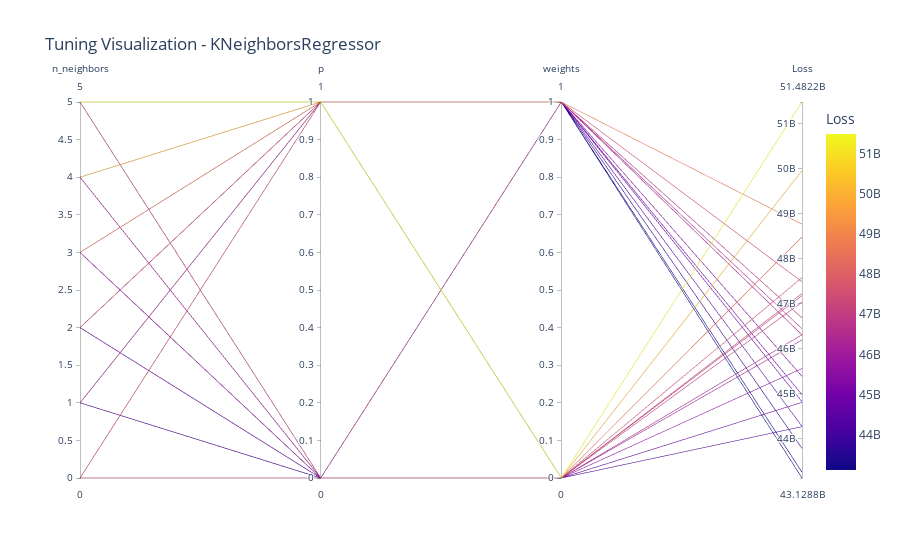

Notebook source saved alongside this figure:
### Markdown cell above
## Mô hình ***KNeighborsRegressor***

### Code cell
# Chạy tuning và trực quan hóa cho mô hình KNeighborsRegressor

name = "KNeighborsRegressor"
model = models[name]
print(f"🔍 Đang tuning mô hình: {name}...")

grid = GridSearchCV(model, param_grids[name], cv=5, scoring='neg_mean_squared_error', n_jobs=-1)
grid.fit(x_train, y_train)

y_pred = grid.predict(x_test)
mse = mean_squared_error(y_test, y_pred)
mae = mean_absolute_error(y_test, y_pred)
r2 = r2_score(y_test, y_pred)

print(f"📌 {name}")
print("Best parameters:", grid.best_params_)
print(f"Test MSE: {mse:.4f}")
print(f"Test MAE: {mae:.4f}")
print(f"Test R² : {r2:.4f}")

best_models[name] = grid.best_estimator_
model_results[name] = {
    "MSE": mse,
    "MAE": mae,
    "R2": r2
}

# Trực quan hóa kết quả tìm kiếm siêu tham số
visualize_tuning_results(grid, model_name=name)

# Trực quan hóa mức độ chính xác của mô hình khi dùng bộ tham số tối ưu và bộ tham số mặc định bằng cách so sánh giữa giá trị thực tế (y_test) và giá trị dự đoán (y_pred) thông qua biểu đồ phân tán.
compare_default_and_tuned_models(x_train, x_test, y_train, y_test, grid.best_estimator_, model_name=name)

print(f"✅ Hoàn thành: {name}\n{'-'*50}")

### Figure 1 — Plotly figure (JSON) as saved in the notebook; plotly's stock layout.template omitted (floating-point values rounded to 4 significant figures)
{"data": [{"dimensions": [{"label": "n_neighbors", "values": [0, 0, 0, 0, 1, 1, 1, 1, 2, 2, 2, 2, 3, 3, 3, 3, 4, 4, 4, 4, 5, 5, 5, 5]}, {"label": "p", "values": [0, 0, 1, 1, 0, 0, 1, 1, 0, 0, 1, 1, 0, 0, 1, 1, 0, 0, 1, 1, 0, 0, 1, 1]}, {"label": "weights", "values": [0, 1, 0, 1, 0, 1, 0, 1, 0, 1, 0, 1, 0, 1, 0, 1, 0, 1, 0, 1, 0, 1, 0, 1]}, {"label": "Loss", "values": [47180000000.0, 46450000000.0, 47580000000.0, 46690000000.0, 44270000000.0, 43130000000.0, 46310000000.0, 44820000000.0, 44810000000.0, 43260000000.0, 47230000000.0, 45390000000.0, 45560000000.0, 43790000000.0, 48480000000.0, 46310000000.0, 46200000000.0, 44280000000.0, 49960000000.0, 47490000000.0, 47040000000.0, 44980000000.0, 51480000000.0, 48770000000.0]}], "domain": {"x": [0, 1], "y": [0, 1]}, "line": {"color": [47180000000.0, 46450000000.0, 47580000000.0, 46690000000.0, 44270000000.0, 43130000000.0, 46310000000.0, 44820000000.0, 44810000000.0, 43260000000.0, 47230000000.0, 45390000000.0, 45560000000.0, 43790000000.0, 48480000000.0, 46310000000.0, 46200000000.0, 44280000000.0, 49960000000.0, 47490000000.0, 47040000000.0, 44980000000.0, 51480000000.0, 48770000000.0], "coloraxis": "coloraxis"}, "name": "", "type": "parcoords"}], "layout": {"coloraxis": {"colorbar": {"title": {"text": "Loss"}}, "colorscale": [[0, "#0d0887"], [0.1111, "#46039f"], [0.2222, "#7201a8"], [0.3333, "#9c179e"], [0.4444, "#bd3786"], [0.5556, "#d8576b"], [0.6667, "#ed7953"], [0.7778, "#fb9f3a"], [0.8889, "#fdca26"], [1, "#f0f921"]]}, "legend": {"tracegroupgap": 0}, "title": {"text": "Tuning Visualization - KNeighborsRegressor"}}}
